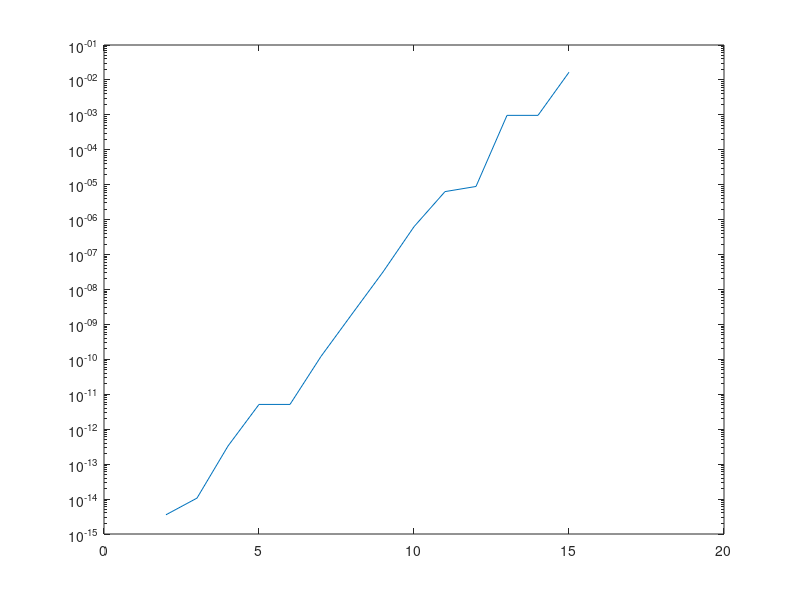

Reproduce this figure in MATLAB.
kv=0:15; fv=[]; gv=[];
for j=1:length(kv)
z=pi+10^kv(j)
fv(j)=(z-10^kv(j))-pi;
gv(j)=z-(10^kv(j)+pi);
end
figure(1); semilogy(kv,abs(fv-gv))